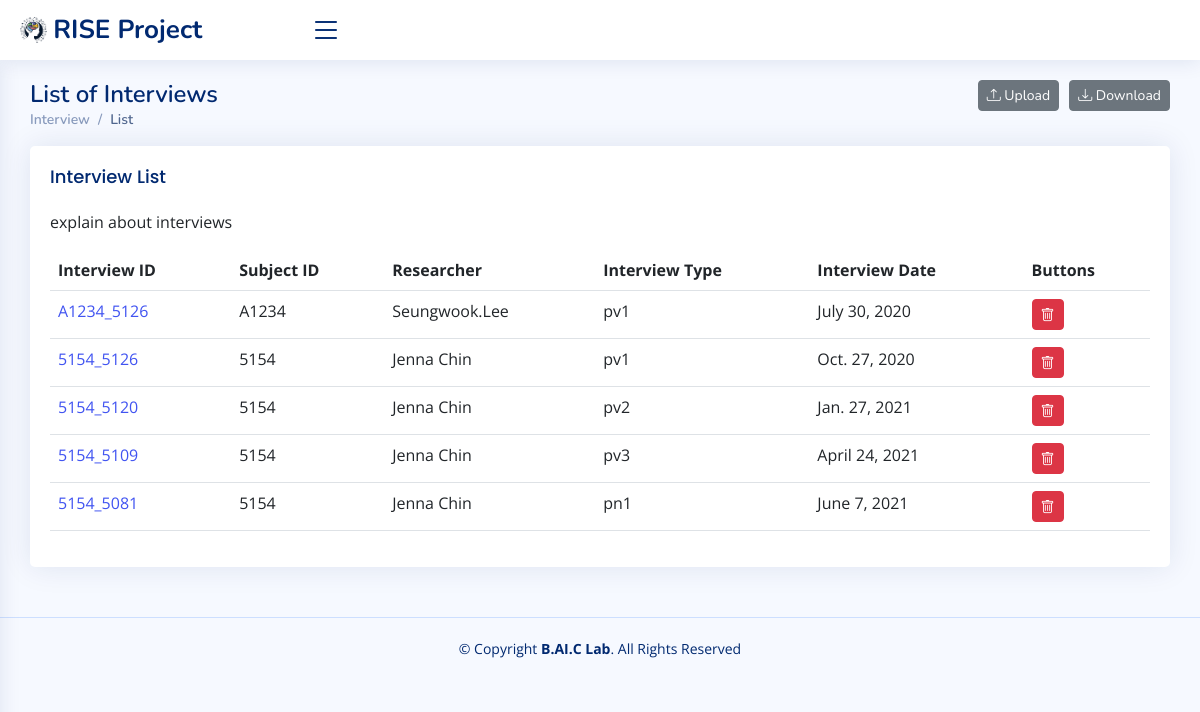
The page /interviewList/ on the database as committed earlier.
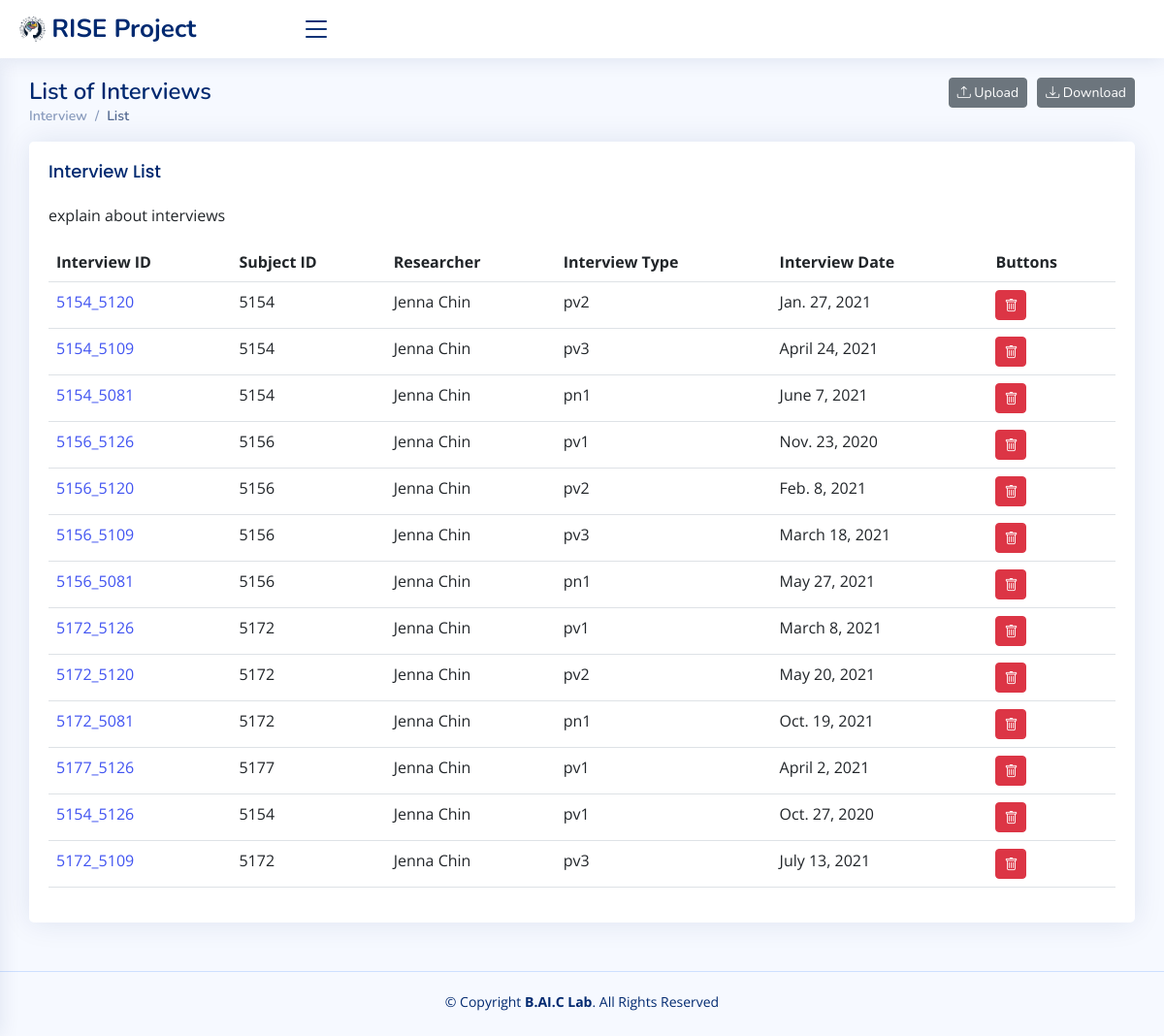
The same page on the database as committed later.
### rise/models.py (models this page shows, shortened)
class Interview(models.Model):
    interview_id = models.CharField(max_length=20, primary_key=True)
    subject_id = models.CharField(max_length=20)
    researcher = models.CharField(max_length=20)
    interview_type = models.CharField(max_length=20)
    interview_date = models.DateField()
    financial_supporter_type = models.CharField(max_length=20)
    household_adult = models.IntegerField(null=True)
    household_child = models.IntegerField(null=True)
    financial_familiy_adult = models.IntegerField(null=True)
    financial_familiy_child = models.IntegerField(null=True)
    housing_comments = models.TextField(null=True)
    move_date = models.DateField(null=True)
    conception_date = models.DateField(null=True)
    tri1_date = models.DateField(null=True)
    tri2_date = models.DateField(null=True)
    tri3_date = models.DateField(null=True)
    birth_date = models.DateField(null=True)
    scan_date = models.DateField(null=True)
    event_comments = models.TextField(null=True)
    object_type_1 = models.CharField(max_length=20, null=True)
    object_working_hour_1 = models.IntegerField(null=True)
    object_hourly_wage_1 = models.IntegerField(null=True)
    object_monthly_income_1 = models.IntegerField(null=True)
    object_start_date_1 = models.DateField(null=True)
    object_end_date_1 = models.DateField(null=True)
    object_comment_1 = models.TextField(null=True)
    object_type_2 = models.CharField(max_length=20, null=True)
    object_working_hour_2 = models.IntegerField(null=True)
    object_hourly_wage_2 = models.IntegerField(null=True)
    object_monthly_income_2 = models.IntegerField(null=True)
    object_start_date_2 = models.DateField(null=True)
    object_end_date_2 = models.DateField(null=True)
    object_comment_2 = models.TextField(null=True)
    object_type_3 = models.CharField(max_length=20, null=True)
    object_working_hour_3 = models.IntegerField(null=True)
    object_hourly_wage_3 = models.IntegerField(null=True)
    object_monthly_income_3 = models.IntegerField(null=True)
    object_start_date_3 = models.DateField(null=True)
    object_end_date_3 = models.DateField(null=True)
    object_comment_3 = models.TextField(null=True)
    object_type_4 = models.CharField(max_length=20, null=True)
    object_working_hour_4 = models.IntegerField(null=True)
    object_hourly_wage_4 = models.IntegerField(null=True)
    object_monthly_income_4 = models.IntegerField(null=True)
    object_start_date_4 = models.DateField(null=True)
    object_end_date_4 = models.DateField(null=True)
    object_comment_4 = models.TextField(null=True)
    object_type_5 = models.CharField(max_length=20, null=True)
    object_working_hour_5 = models.IntegerField(null=True)
    object_hourly_wage_5 = models.IntegerField(null=True)
    object_monthly_income_5 = models.IntegerField(null=True)
    object_start_date_5 = models.DateField(null=True)
    object_end_date_5 = models.DateField(null=True)
    object_comment_5 = models.TextField(null=True)
    object_type_6 = models.CharField(max_length=20, null=True)
    object_working_hour_6 = models.IntegerField(null=True)
    object_hourly_wage_6 = models.IntegerField(null=True)
    object_monthly_income_6 = models.IntegerField(null=True)
    object_start_date_6 = models.DateField(null=True)
    object_end_date_6 = models.DateField(null=True)
    object_comment_6 = models.TextField(null=True)
    object_type_7 = models.CharField(max_length=20, null=True)
    object_working_hour_7 = models.IntegerField(null=True)
    object_hourly_wage_7 = models.IntegerField(null=True)
    object_monthly_income_7 = models.IntegerField(null=True)
    object_start_date_7 = models.DateField(null=True)
    object_end_date_7 = models.DateField(null=True)
    object_comment_7 = models.TextField(null=True)
    object_type_8 = models.CharField(max_length=20, null=True)
    object_working_hour_8 = models.IntegerField(null=True)
    object_hourly_wage_8 = models.IntegerField(null=True)
    object_monthly_income_8 = models.IntegerField(null=True)
    object_start_date_8 = models.DateField(null=True)
    object_end_date_8 = models.DateField(null=True)
    object_comment_8 = models.TextField(null=True)
    object_type_9 = models.CharField(max_length=20, null=True)
    object_working_hour_9 = models.IntegerField(null=True)
    object_hourly_wage_9 = models.IntegerField(null=True)
    object_monthly_income_9 = models.IntegerField(null=True)
    object_start_date_9 = models.DateField(null=True)
    object_end_date_9 = models.DateField(null=True)
    object_comment_9 = models.TextField(null=True)
    object_type_10 = models.CharField(max_length=20, null=True)
    object_working_hour_10 = models.IntegerField(null=True)
    object_hourly_wage_10 = models.IntegerField(null=True)
    object_monthly_income_10 = models.IntegerField(null=True)
    object_start_date_10 = models.DateField(null=True)
    object_end_date_10 = models.DateField(null=True)
    object_comment_10 = models.TextField(null=True)

### rise/views.py (the view)
# urls.py: path('interviewList/', interview_list, name='interview_list'),
def interview_list(request):
    interviews = Interview.objects.all()
    return render(request, 'interview_list.html', {'interviews': interviews})

### rise/templates/interview_list.html (shortened to what this page needs)
<!DOCTYPE html>
<html lang="en">
{% load static %}
<head>
  <link href="{% static 'assets/vendor/bootstrap/css/bootstrap.min.css' %}" rel="stylesheet">
  <link href="{% static 'assets/vendor/bootstrap-icons/bootstrap-icons.css' %}" rel="stylesheet">
  <link href="{% static 'assets/vendor/boxicons/css/boxicons.min.css' %}" rel="stylesheet">
  <link href="{% static 'assets/vendor/quill/quill.snow.css' %}" rel="stylesheet">
  <link href="{% static 'assets/vendor/quill/quill.bubble.css' %}" rel="stylesheet">
  <link href="{% static 'assets/vendor/remixicon/remixicon.css' %}" rel="stylesheet">
  <link href="{% static 'assets/vendor/simple-datatables/style.css' %}" rel="stylesheet">
  <link href="{% static 'assets/css/style.css' %}" rel="stylesheet">
</head>
<body>
  <header id="header" class="header fixed-top d-flex align-items-center">
    <div class="d-flex align-items-center justify-content-between">
      <a href="/home" class="logo d-flex align-items-center">
        <img src="{% static 'assets/img/baic.png' %}" alt="">
        <span class="d-none d-lg-block"> RISE Project</span>
      </a>
      <i class="bi bi-list toggle-sidebar-btn"></i>
    </div>
  </header>
  <main id="main" class="main">
    <div class="pagetitle">
      <h1>
          List of Interviews
          <a href="{% url 'interview_download' %}">
              <button type="button" class="btn btn-secondary btn-sm" style="float: right; margin-left: 10px"><i class="bi bi-download"></i> Download</button>
          </a>
          <a href="{% url 'interview_upload' %}">
              <button type="button" class="btn btn-secondary btn-sm" style="float: right;"><i class="bi bi-upload"></i> Upload</button>
          </a>
      </h1>
      <nav>
        <ol class="breadcrumb">
          <li class="breadcrumb-item">Interview</li>
          <li class="breadcrumb-item active">List</li>
        </ol>
      </nav>
    </div>
    <section class="section">
      <div class="row">
        <div class="col-lg-12">
          <div class="card">
            <div class="card-body">
              <h5 class="card-title">Interview List</h5>
              <p>explain about interviews</p>
              {% if interviews %}
                <table class="table datatable">
                <thead>
                  <tr>
                    <th scope="col">Interview ID</th>
                    <th scope="col">Subject ID</th>
                    <th scope="col">Researcher</th>
                    <th scope="col">Interview Type</th>
                    <th scope="col">Interview Date</th>
                    <th scope="col">Buttons</th>
                  </tr>
                </thead>
                    <tbody>
                    {% for interview in interviews %}
                    <tr>
                        <td><a href="{% url 'interview_update' interview.interview_id %}">{{ interview.interview_id }}</a></td>
                        <td>{{ interview.subject_id }}</td>
                        <td>{{ interview.researcher }}</td>
                        <td>{{ interview.interview_type }}</td>
                        <td>{{ interview.interview_date }}</td>
                        <td>
                            <a href="/interviewDelete/{{ interview.interview_id }}" onclick="return confirmDelete();">
                                <button type="button" class="btn btn-danger btn-sm"><i class="bi bi-trash"></i></button>
                            </a>
                        </td>
                    </tr>
                    {% endfor %}
                    </tbody>
              </table>
              {% else %}
                  <p>Data Empty</p>
              {% endif %}
            </div>
          </div>
        </div>
      </div>
    </section>
  </main>
  <footer id="footer" class="footer">
    <div class="copyright">
      &copy; Copyright <strong><span>B.AI.C Lab</span></strong>. All Rights Reserved
    </div>
    <div class="credits">
    </div>
  </footer>
</body>
</html>

Rows that differ between the two databases and show on the page:
removed Interview: interview_id "A1234_5126", subject_id "A1234", researcher "Seungwook.Lee", interview_type "pv1", interview_date "July 30, 2020"
added Interview: interview_id "5156_5126", subject_id "5156", researcher "Jenna Chin", interview_type "pv1", interview_date "Nov. 23, 2020"
added Interview: interview_id "5156_5120", subject_id "5156", researcher "Jenna Chin", interview_type "pv2", interview_date "Feb. 8, 2021"
added Interview: interview_id "5156_5109", subject_id "5156", researcher "Jenna Chin", interview_type "pv3", interview_date "March 18, 2021"
added Interview: interview_id "5156_5081", subject_id "5156", researcher "Jenna Chin", interview_type "pn1", interview_date "May 27, 2021"
added Interview: interview_id "5172_5126", subject_id "5172", researcher "Jenna Chin", interview_type "pv1", interview_date "March 8, 2021"
added Interview: interview_id "5172_5120", subject_id "5172", researcher "Jenna Chin", interview_type "pv2", interview_date "May 20, 2021"
added Interview: interview_id "5172_5081", subject_id "5172", researcher "Jenna Chin", interview_type "pn1", interview_date "Oct. 19, 2021"
added Interview: interview_id "5177_5126", subject_id "5177", researcher "Jenna Chin", interview_type "pv1", interview_date "April 2, 2021"
changed Interview "Oct. 27, 2020": moves down the list
added Interview: interview_id "5172_5109", subject_id "5172", researcher "Jenna Chin", interview_type "pv3", interview_date "July 13, 2021"
